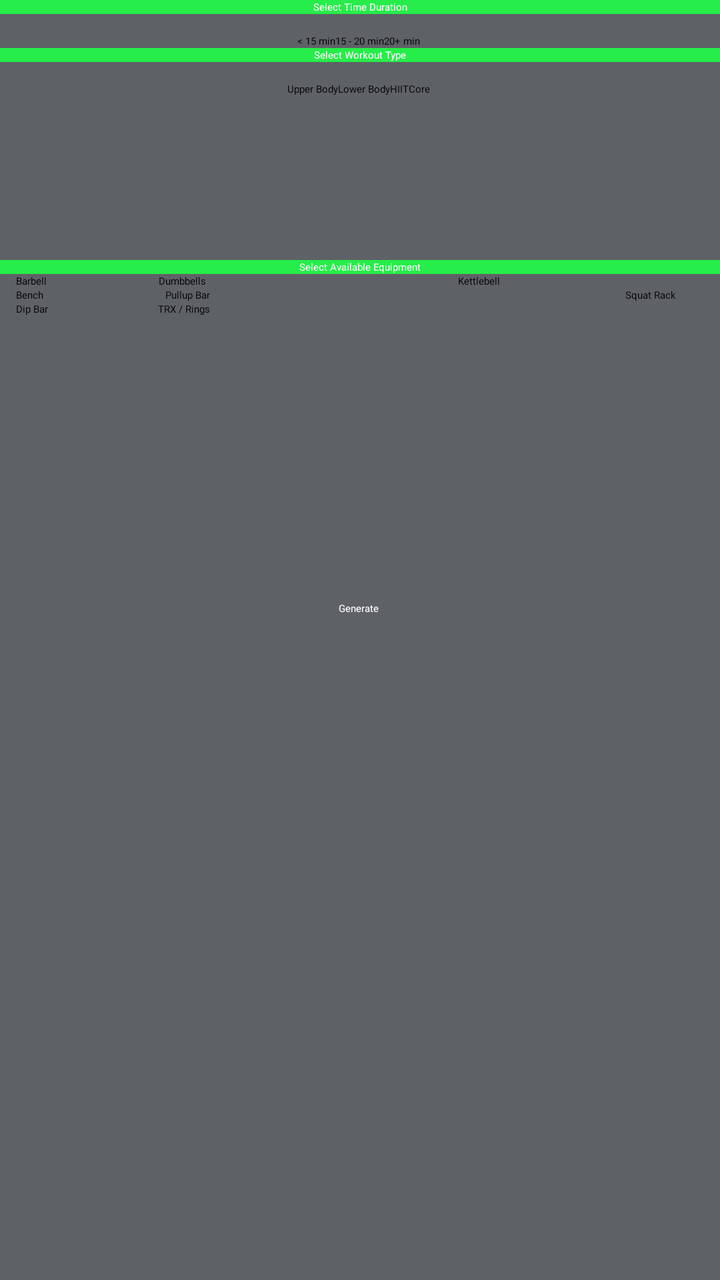
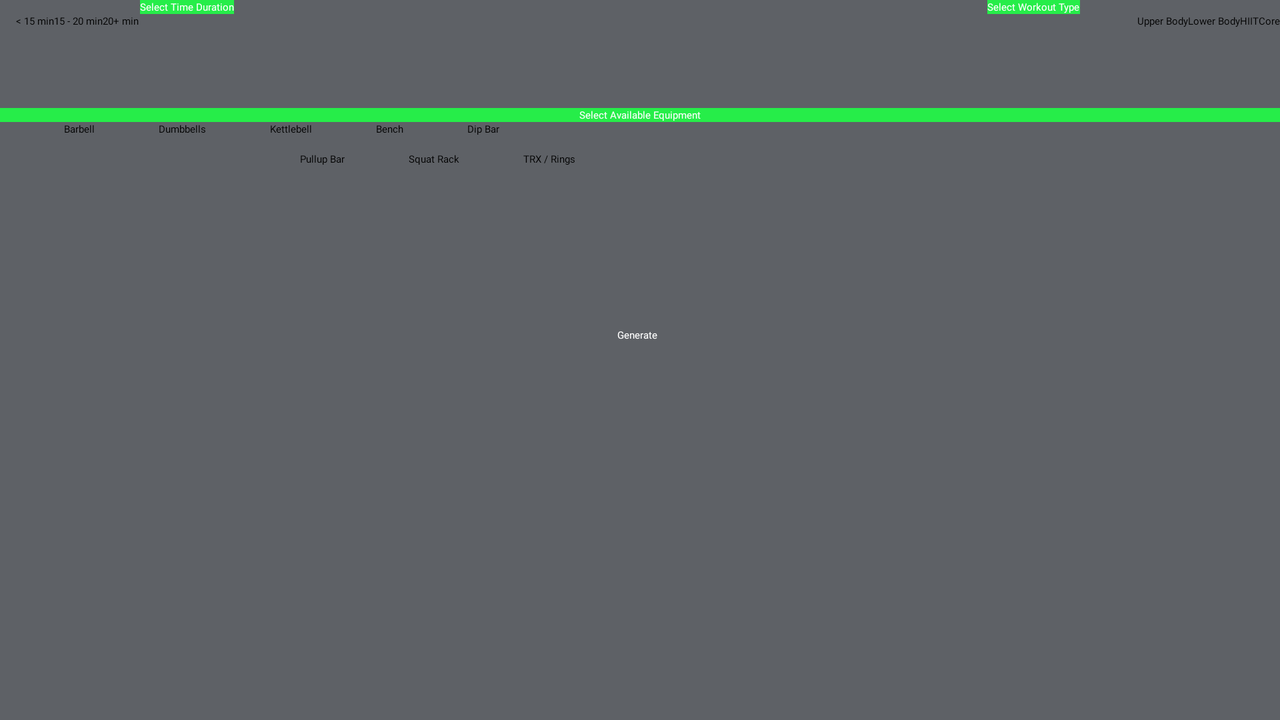

Compare how this app lays out the same screen by default and in its alternative resource folder. The renders come first, then the two layout files and the values they reference.
<!-- AndroidManifest.xml: application theme Theme.WODTimer -->
<!-- res/layout/activity_workout_generator.xml -->
<?xml version="1.0" encoding="utf-8"?>
<androidx.constraintlayout.widget.ConstraintLayout xmlns:android="http://schemas.android.com/apk/res/android"
    xmlns:app="http://schemas.android.com/apk/res-auto"
    xmlns:tools="http://schemas.android.com/tools"
    android:layout_width="match_parent"
    android:layout_height="match_parent"
    android:background="@color/gray"
    tools:context=".WorkoutGeneratorActivity">

    <include
        android:id="@+id/toolbar"
        layout="@layout/toolbar" />


    <TextView
        android:id="@+id/tv_timeDuration"
        android:layout_width="match_parent"
        android:layout_height="wrap_content"
        android:background="@color/neon_green"
        android:fontFamily="@font/orbitron_black"
        android:gravity="center"
        android:text="@string/select_time_duration"
        android:textColor="@color/white"
        app:layout_constraintTop_toBottomOf="@+id/toolbar"
        app:layout_constraintBottom_toTopOf="@id/radioGroupTimeDuration" />
    <RadioGroup
        android:id="@+id/radioGroupTimeDuration"
        android:layout_width="wrap_content"
        android:layout_height="wrap_content"
        android:layout_marginTop="10dp"
        android:orientation="horizontal"
        app:layout_constraintEnd_toEndOf="parent"
        app:layout_constraintHorizontal_bias="0.498"
        app:layout_constraintStart_toStartOf="parent"
        app:layout_constraintTop_toBottomOf="@+id/tv_timeDuration">

        <RadioButton
            android:id="@+id/rb_lessThan15"
            android:layout_width="wrap_content"
            android:layout_height="wrap_content"
            android:fontFamily="@font/orbitron_black"
            android:text="\u003c 15 min" />


        <RadioButton
            android:id="@+id/rb_fifteen2twenty"
            android:layout_width="match_parent"
            android:layout_height="wrap_content"
            android:fontFamily="@font/orbitron_black"
            android:text="15 - 20 min" />

        <RadioButton
            android:id="@+id/rb_twentyplus"
            android:layout_width="wrap_content"
            android:layout_height="wrap_content"
            android:fontFamily="@font/orbitron_black"
            android:text="20+ min" />

    </RadioGroup>

    <TextView
        android:id="@+id/tv_workoutType"
        android:layout_width="match_parent"
        android:layout_height="wrap_content"
        android:background="@color/neon_green"
        android:fontFamily="@font/orbitron_black"
        android:gravity="center"
        android:text="Select Workout Type"
        android:textColor="@color/white"
        app:layout_constraintTop_toBottomOf="@id/radioGroupTimeDuration" />

    <RadioGroup
        android:id="@+id/radioGroupWorkout"
        android:layout_width="wrap_content"
        android:layout_height="wrap_content"
        android:layout_marginStart="8dp"
        android:layout_marginTop="10dp"
        android:layout_marginEnd="8dp"
        android:orientation="horizontal"
        app:layout_constraintEnd_toEndOf="parent"
        app:layout_constraintHorizontal_bias="0.498"
        app:layout_constraintStart_toStartOf="parent"
        app:layout_constraintTop_toBottomOf="@id/tv_workoutType">

        <RadioButton
            android:id="@+id/rb_upperBody"
            android:layout_width="wrap_content"
            android:layout_height="wrap_content"
            android:fontFamily="@font/orbitron_black"
            android:text="Upper Body" />

        <RadioButton
            android:id="@+id/rb_lowerBody"
            android:layout_width="match_parent"
            android:layout_height="wrap_content"
            android:fontFamily="@font/orbitron_black"
            android:text="Lower Body" />

        <RadioButton
            android:id="@+id/rb_hiit"
            android:layout_width="match_parent"
            android:layout_height="wrap_content"
            android:fontFamily="@font/orbitron_black"
            android:text="HIIT" />

        <RadioButton
            android:id="@+id/rb_core"
            android:layout_width="wrap_content"
            android:layout_height="wrap_content"
            android:fontFamily="@font/orbitron_black"
            android:text="Core" />

    </RadioGroup>

    <TextView
        android:id="@+id/tv_hiitType"
        android:layout_width="match_parent"
        android:layout_height="wrap_content"
        app:layout_constraintBottom_toTopOf="@id/radioGroupHIITtime"
        android:text="Select HIIT Style"
        android:background="@color/neon_green"
        android:textColor="@color/white"
        android:fontFamily="@font/orbitron_black"
        android:gravity="center"
        android:visibility="invisible"/>

    <RadioGroup
        android:id="@+id/radioGroupHIITtime"
        android:layout_width="wrap_content"
        android:layout_height="wrap_content"
        android:layout_marginTop="25dp"
        android:orientation="horizontal"
        android:visibility="invisible"
        app:layout_constraintEnd_toEndOf="parent"
        app:layout_constraintHorizontal_bias="0.498"
        app:layout_constraintStart_toStartOf="parent"
        app:layout_constraintTop_toBottomOf="@id/radioGroupWorkout">

        <RadioButton
            android:id="@+id/rb_forTime"
            android:layout_width="wrap_content"
            android:layout_height="wrap_content"
            android:fontFamily="@font/orbitron_black"
            android:text="For Time" />

        <RadioButton
            android:id="@+id/rb_amrap"
            android:layout_width="match_parent"
            android:layout_height="wrap_content"
            android:fontFamily="@font/orbitron_black"
            android:text="AMRAP" />
    </RadioGroup>

    <TextView
        android:id="@+id/tv_availableEquipment"
        android:layout_width="match_parent"
        android:layout_height="wrap_content"
        android:gravity="center"
        android:fontFamily="@font/orbitron_black"
        android:background="@color/neon_green"
        android:textColor="@color/white"
        android:text="Select Available Equipment"
        android:layout_marginTop="50dp"
        app:layout_constraintEnd_toEndOf="parent"
        app:layout_constraintStart_toStartOf="parent"
        app:layout_constraintTop_toBottomOf="@id/radioGroupHIITtime" />


    <CheckBox
        android:id="@+id/cb_barbell"
        android:layout_width="wrap_content"
        android:layout_height="wrap_content"
        android:layout_marginStart="8dp"
        android:fontFamily="@font/orbitron_black"
        android:text="Barbell"
        app:layout_constraintStart_toStartOf="parent"
        app:layout_constraintTop_toBottomOf="@+id/tv_availableEquipment" />

    <CheckBox
        android:id="@+id/cb_dumbbell"
        android:layout_width="wrap_content"
        android:layout_height="wrap_content"
        android:layout_marginStart="56dp"
        android:fontFamily="@font/orbitron_black"
        android:text="Dumbbells"
        app:layout_constraintStart_toEndOf="@+id/cb_barbell"
        app:layout_constraintTop_toBottomOf="@+id/tv_availableEquipment" />

    <CheckBox
        android:id="@+id/cb_kettlebell"
        android:layout_width="wrap_content"
        android:layout_height="wrap_content"
        android:layout_marginStart="24dp"
        android:fontFamily="@font/orbitron_black"
        android:layout_marginEnd="8dp"
        android:text="Kettlebell"
        app:layout_constraintEnd_toEndOf="parent"
        app:layout_constraintStart_toEndOf="@+id/cb_dumbbell"
        app:layout_constraintTop_toBottomOf="@+id/tv_availableEquipment" />

    <CheckBox
        android:id="@+id/cb_bench"
        android:layout_width="wrap_content"
        android:layout_height="wrap_content"
        android:layout_marginStart="8dp"
        android:fontFamily="@font/orbitron_black"
        android:text="Bench"
        app:layout_constraintStart_toStartOf="parent"
        app:layout_constraintTop_toBottomOf="@+id/cb_barbell" />

    <CheckBox
        android:id="@+id/cb_pullupBar"
        android:layout_width="wrap_content"
        android:layout_height="wrap_content"
        android:layout_marginStart="61dp"
        android:fontFamily="@font/orbitron_black"
        android:text="Pullup Bar"
        app:layout_constraintStart_toEndOf="@+id/cb_bench"
        app:layout_constraintTop_toBottomOf="@id/cb_dumbbell" />

    <CheckBox
        android:id="@+id/cb_squatRack"
        android:layout_width="wrap_content"
        android:layout_height="wrap_content"
        android:layout_marginEnd="2dp"
        android:fontFamily="@font/orbitron_black"
        android:text="Squat Rack"
        app:layout_constraintEnd_toEndOf="parent"
        app:layout_constraintHorizontal_bias="0.912"
        app:layout_constraintStart_toEndOf="@+id/cb_pullupBar"
        app:layout_constraintTop_toBottomOf="@+id/cb_kettlebell" />

    <CheckBox
        android:id="@+id/cb_dipBar"
        android:layout_width="wrap_content"
        android:layout_height="wrap_content"
        android:layout_marginStart="8dp"
        android:fontFamily="@font/orbitron_black"
        android:text="Dip Bar"
        app:layout_constraintStart_toStartOf="parent"
        app:layout_constraintTop_toBottomOf="@+id/cb_bench" />

    <CheckBox
        android:id="@+id/cb_trxRings"
        android:layout_width="wrap_content"
        android:layout_height="wrap_content"
        android:layout_marginStart="55dp"
        android:fontFamily="@font/orbitron_black"
        android:text="TRX / Rings"
        app:layout_constraintStart_toEndOf="@+id/cb_dipBar"
        app:layout_constraintTop_toBottomOf="@+id/cb_pullupBar" />

    <Button
        android:id="@+id/btn_generate"
        android:layout_width="wrap_content"
        android:layout_height="wrap_content"
        android:backgroundTint="@color/neon_green"
        android:fontFamily="@font/orbitron_black"
        android:text="Generate"
        android:textColor="@color/white"
        app:layout_constraintBottom_toBottomOf="parent"
        app:layout_constraintEnd_toEndOf="parent"
        app:layout_constraintHorizontal_bias="0.498"
        app:layout_constraintStart_toStartOf="parent"
        app:layout_constraintTop_toBottomOf="@+id/cb_trxRings"
        app:layout_constraintVertical_bias="0.3" />


</androidx.constraintlayout.widget.ConstraintLayout>
<!-- res/layout/toolbar.xml (included above) -->
<?xml version="1.0" encoding="utf-8"?>
<androidx.appcompat.widget.Toolbar xmlns:android="http://schemas.android.com/apk/res/android"
    android:layout_width="match_parent"
    android:layout_height="wrap_content"
    xmlns:app="http://schemas.android.com/apk/res-auto"
    android:background="@color/neon_green"
    app:titleTextColor="@color/white"
    android:theme="@style/Toolbar"
    android:elevation="4dp">

</androidx.appcompat.widget.Toolbar>
<!-- resources referenced by this layout -->
<resources>
  <color name="gray">#5E6166</color>
  <color name="neon_green">#26ED49</color>
  <color name="white">#FFFFFFFF</color>
  <string name="select_time_duration">Select Time Duration</string>
  <!-- from res/values-v28/ -->
  <style name="Toolbar">
          <item name="android:textSize">24sp</item>
          <item name="android:colorButtonNormal">@color/white</item>
          <item name="android:textColor">@color/neon_green</item>
          <item name="android:fontFamily">@font/orbitron_black</item>
      </style>
</resources>
<!-- res/layout-land/activity_workout_generator.xml (the repository's variant of the layout above) -->
<!-- drawn on the phone turned sideways -->
<?xml version="1.0" encoding="utf-8"?>
<androidx.constraintlayout.widget.ConstraintLayout xmlns:android="http://schemas.android.com/apk/res/android"
    xmlns:app="http://schemas.android.com/apk/res-auto"
    xmlns:tools="http://schemas.android.com/tools"
    android:layout_width="match_parent"
    android:layout_height="match_parent"
    android:background="@color/gray"
    tools:context=".WorkoutGeneratorActivity">

    <include
        android:id="@+id/toolbar"
        layout="@layout/toolbar" />


    <TextView
        android:id="@+id/tv_timeDuration"
        android:layout_width="wrap_content"
        android:layout_height="wrap_content"
        android:layout_marginStart="70dp"
        android:background="@color/neon_green"
        android:fontFamily="@font/orbitron_black"
        android:gravity="center"
        android:text="@string/select_time_duration"
        android:textColor="@color/white"
        app:layout_constraintStart_toStartOf="parent"
        app:layout_constraintTop_toBottomOf="@+id/toolbar" />

    <RadioGroup
        android:id="@+id/radioGroupTimeDuration"
        android:layout_width="wrap_content"
        android:layout_height="wrap_content"
        android:layout_marginStart="8dp"
        android:orientation="horizontal"
        app:layout_constraintStart_toStartOf="parent"
        app:layout_constraintTop_toBottomOf="@+id/tv_timeDuration">

        <RadioButton
            android:id="@+id/rb_lessThan15"
            android:layout_width="wrap_content"
            android:layout_height="wrap_content"
            android:fontFamily="@font/orbitron_black"
            android:text="\u003c 15 min" />


        <RadioButton
            android:id="@+id/rb_fifteen2twenty"
            android:layout_width="match_parent"
            android:layout_height="wrap_content"
            android:fontFamily="@font/orbitron_black"
            android:text="15 - 20 min" />

        <RadioButton
            android:id="@+id/rb_twentyplus"
            android:layout_width="wrap_content"
            android:layout_height="wrap_content"
            android:fontFamily="@font/orbitron_black"
            android:text="20+ min" />

    </RadioGroup>

    <TextView
        android:id="@+id/tv_workoutType"
        android:layout_width="wrap_content"
        android:layout_height="wrap_content"
        android:layout_marginEnd="100dp"
        android:background="@color/neon_green"
        android:fontFamily="@font/orbitron_black"
        android:gravity="center"
        android:text="Select Workout Type"
        android:textColor="@color/white"
        app:layout_constraintEnd_toEndOf="parent"
        app:layout_constraintLeft_toRightOf="@id/tv_timeDuration"
        app:layout_constraintTop_toBottomOf="@id/toolbar" />

    <RadioGroup
        android:id="@+id/radioGroupWorkout"
        android:layout_width="wrap_content"
        android:layout_height="wrap_content"
        android:orientation="horizontal"
        app:layout_constraintEnd_toEndOf="parent"
        app:layout_constraintTop_toBottomOf="@+id/tv_workoutType">

        <RadioButton
            android:id="@+id/rb_upperBody"
            android:layout_width="wrap_content"
            android:layout_height="wrap_content"
            android:fontFamily="@font/orbitron_black"
            android:text="Upper Body" />

        <RadioButton
            android:id="@+id/rb_lowerBody"
            android:layout_width="match_parent"
            android:layout_height="wrap_content"
            android:fontFamily="@font/orbitron_black"
            android:text="Lower Body" />

        <RadioButton
            android:id="@+id/rb_hiit"
            android:layout_width="match_parent"
            android:layout_height="wrap_content"
            android:fontFamily="@font/orbitron_black"
            android:text="HIIT" />

        <RadioButton
            android:id="@+id/rb_core"
            android:layout_width="wrap_content"
            android:layout_height="wrap_content"
            android:fontFamily="@font/orbitron_black"
            android:text="Core" />

    </RadioGroup>

    <TextView
        android:id="@+id/tv_hiitType"
        android:layout_width="match_parent"
        android:layout_height="wrap_content"
        android:background="@color/neon_green"
        android:fontFamily="@font/orbitron_black"
        android:gravity="center"
        android:text="Select HIIT Style"
        android:textColor="@color/white"
        android:visibility="invisible"
        app:layout_constraintBottom_toTopOf="@id/radioGroupHIITtime" />

    <RadioGroup
        android:id="@+id/radioGroupHIITtime"
        android:layout_width="wrap_content"
        android:layout_height="wrap_content"
        android:layout_marginTop="25dp"
        android:orientation="horizontal"
        android:visibility="invisible"
        app:layout_constraintEnd_toEndOf="parent"
        app:layout_constraintHorizontal_bias="0.498"
        app:layout_constraintStart_toStartOf="parent"
        app:layout_constraintTop_toBottomOf="@id/radioGroupWorkout">

        <RadioButton
            android:id="@+id/rb_forTime"
            android:layout_width="wrap_content"
            android:layout_height="wrap_content"
            android:fontFamily="@font/orbitron_black"
            android:text="For Time" />

        <RadioButton
            android:id="@+id/rb_amrap"
            android:layout_width="match_parent"
            android:layout_height="wrap_content"
            android:fontFamily="@font/orbitron_black"
            android:text="AMRAP" />
    </RadioGroup>

    <TextView
        android:id="@+id/tv_availableEquipment"
        android:layout_width="match_parent"
        android:layout_height="wrap_content"
        android:layout_marginTop="8dp"
        android:background="@color/neon_green"
        android:fontFamily="@font/orbitron_black"
        android:gravity="center"
        android:text="Select Available Equipment"
        android:textColor="@color/white"
        app:layout_constraintEnd_toEndOf="parent"
        app:layout_constraintStart_toStartOf="parent"
        app:layout_constraintTop_toBottomOf="@id/radioGroupHIITtime" />


    <CheckBox
        android:id="@+id/cb_barbell"
        android:layout_width="wrap_content"
        android:layout_height="wrap_content"
        android:layout_marginStart="32dp"
        android:fontFamily="@font/orbitron_black"
        android:text="Barbell"
        app:layout_constraintStart_toStartOf="parent"
        app:layout_constraintTop_toBottomOf="@+id/tv_availableEquipment" />

    <CheckBox
        android:id="@+id/cb_dumbbell"
        android:layout_width="wrap_content"
        android:layout_height="wrap_content"
        android:layout_marginStart="32dp"
        android:fontFamily="@font/orbitron_black"
        android:text="Dumbbells"
        app:layout_constraintStart_toEndOf="@+id/cb_barbell"
        app:layout_constraintTop_toBottomOf="@+id/tv_availableEquipment" />

    <CheckBox
        android:id="@+id/cb_kettlebell"
        android:layout_width="wrap_content"
        android:layout_height="wrap_content"
        android:layout_marginStart="32dp"
        android:fontFamily="@font/orbitron_black"
        android:text="Kettlebell"
        app:layout_constraintStart_toEndOf="@+id/cb_dumbbell"
        app:layout_constraintTop_toBottomOf="@+id/tv_availableEquipment" />

    <CheckBox
        android:id="@+id/cb_bench"
        android:layout_width="wrap_content"
        android:layout_height="wrap_content"
        android:layout_marginStart="32dp"
        android:layout_marginTop="0dp"
        android:fontFamily="@font/orbitron_black"
        android:text="Bench"
        app:layout_constraintStart_toEndOf="@+id/cb_kettlebell"
        app:layout_constraintTop_toBottomOf="@+id/tv_availableEquipment" />

    <CheckBox
        android:id="@+id/cb_pullupBar"
        android:layout_width="wrap_content"
        android:layout_height="wrap_content"
        android:layout_marginStart="150dp"
        android:layout_marginTop="8dp"
        android:fontFamily="@font/orbitron_black"
        android:text="Pullup Bar"
        app:layout_constraintStart_toStartOf="parent"
        app:layout_constraintTop_toBottomOf="@+id/cb_barbell" />

    <CheckBox
        android:id="@+id/cb_squatRack"
        android:layout_width="wrap_content"
        android:layout_height="wrap_content"
        android:layout_marginStart="32dp"
        android:layout_marginTop="8dp"
        android:fontFamily="@font/orbitron_black"
        android:text="Squat Rack"
        app:layout_constraintStart_toEndOf="@+id/cb_pullupBar"
        app:layout_constraintTop_toBottomOf="@+id/cb_dumbbell" />

    <CheckBox
        android:id="@+id/cb_dipBar"
        android:layout_width="wrap_content"
        android:layout_height="wrap_content"
        android:layout_marginStart="32dp"
        android:layout_marginTop="0dp"
        android:fontFamily="@font/orbitron_black"
        android:text="Dip Bar"
        app:layout_constraintStart_toEndOf="@+id/cb_bench"
        app:layout_constraintTop_toBottomOf="@+id/tv_availableEquipment" />

    <CheckBox
        android:id="@+id/cb_trxRings"
        android:layout_width="wrap_content"
        android:layout_height="wrap_content"
        android:layout_marginStart="32dp"
        android:layout_marginTop="8dp"
        android:fontFamily="@font/orbitron_black"
        android:text="TRX / Rings"
        app:layout_constraintStart_toEndOf="@+id/cb_squatRack"
        app:layout_constraintTop_toBottomOf="@+id/cb_kettlebell" />

    <Button
        android:id="@+id/btn_generate"
        android:layout_width="wrap_content"
        android:layout_height="wrap_content"
        android:backgroundTint="@color/neon_green"
        android:fontFamily="@font/orbitron_black"
        android:text="Generate"
        android:textColor="@color/white"
        app:layout_constraintBottom_toBottomOf="parent"
        app:layout_constraintEnd_toEndOf="parent"
        app:layout_constraintHorizontal_bias="0.498"
        app:layout_constraintStart_toStartOf="parent"
        app:layout_constraintTop_toBottomOf="@+id/cb_trxRings"
        app:layout_constraintVertical_bias="0.3" />

    <ListView
        android:id="@+id/lv_workoutView"
        android:layout_width="match_parent"
        android:layout_height="wrap_content"
        app:layout_constraintBottom_toBottomOf="parent"
        app:layout_constraintEnd_toEndOf="parent"
        app:layout_constraintStart_toStartOf="parent"
        app:layout_constraintTop_toBottomOf="@id/btn_generate" />


</androidx.constraintlayout.widget.ConstraintLayout>
